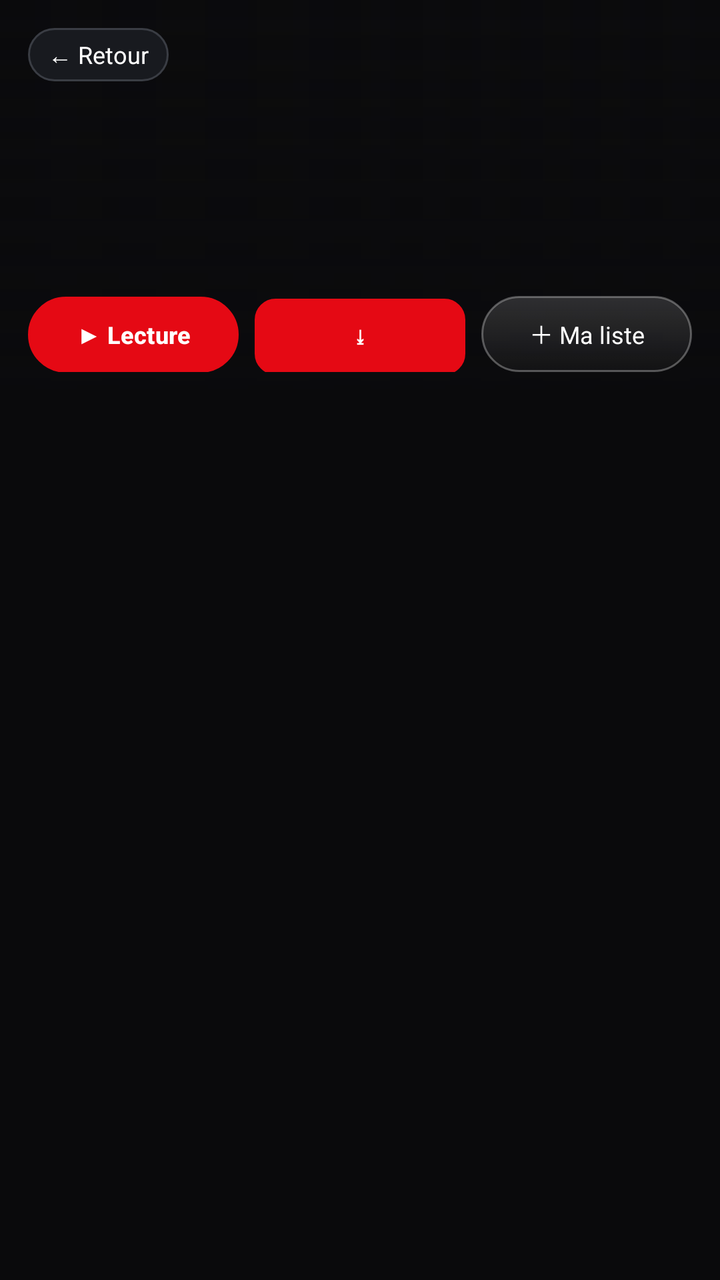
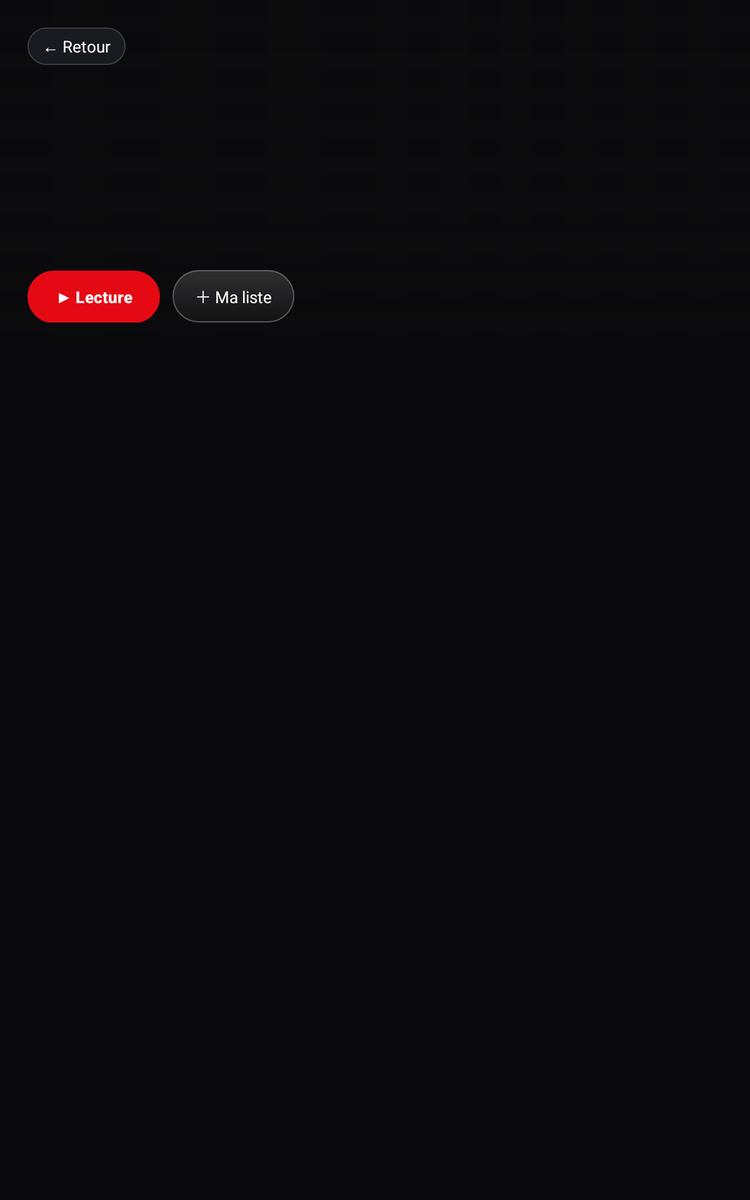

The same Android screen from two of the app's own layout files: first res/layout/ as a phone draws it, then the repository's variant for another configuration, drawn on a device whose configuration selects that folder. Both files follow.
<!-- AndroidManifest.xml: application theme Theme.KZ -->
<!-- res/layout/activity_new_series_detail.xml -->
<?xml version="1.0" encoding="utf-8"?>
<LinearLayout xmlns:android="http://schemas.android.com/apk/res/android"
    xmlns:app="http://schemas.android.com/apk/res-auto"
    android:layout_width="match_parent"
    android:layout_height="match_parent"
    android:orientation="vertical"
    android:background="?attr/kzBg">
    <FrameLayout
        android:layout_width="match_parent"
        android:layout_height="200dp">
        <ImageView
            android:id="@+id/heroImg"
            android:layout_width="match_parent"
            android:layout_height="match_parent"
            android:scaleType="centerCrop"
            android:contentDescription="@null" />
        <View
            android:layout_width="match_parent"
            android:layout_height="match_parent"
            android:background="@drawable/bg_scrim_hero" />
        <View
            android:layout_width="match_parent"
            android:layout_height="match_parent"
            android:background="@drawable/bg_scrim_bottom" />
        <LinearLayout
            android:layout_width="match_parent"
            android:layout_height="match_parent"
            android:orientation="vertical"
            android:padding="14dp">
            <TextView
                android:id="@+id/backBtn"
                android:layout_width="wrap_content"
                android:layout_height="wrap_content"
                android:text="\u2190 Retour"
                android:textColor="@color/text"
                android:textSize="12sp"
                android:background="@drawable/bg_fav_chip"
                android:clickable="true"
                android:focusable="true"
                android:paddingStart="10dp"
                android:paddingEnd="10dp"
                android:paddingTop="5dp"
                android:paddingBottom="5dp" />
            <View
                android:layout_width="match_parent"
                android:layout_height="0dp"
                android:layout_weight="1" />
            <TextView
                android:id="@+id/seriesTitle"
                android:layout_width="match_parent"
                android:layout_height="wrap_content"
                android:textColor="@color/text"
                android:textSize="19sp"
                android:textStyle="bold"
                android:maxLines="2"
                android:ellipsize="end" />
            <TextView
                android:id="@+id/heroMeta"
                android:layout_width="wrap_content"
                android:layout_height="wrap_content"
                android:textColor="?attr/kzAccent"
                android:textStyle="bold"
                android:textSize="11sp"
                android:layout_marginTop="3dp" />
            <TextView
                android:id="@+id/heroDesc"
                android:layout_width="match_parent"
                android:layout_height="wrap_content"
                android:textColor="#CCFFFFFF"
                android:layout_marginTop="5dp"
                android:maxLines="3"
                android:ellipsize="end"
                android:textSize="11sp"
                android:lineSpacingExtra="1dp" />
            <LinearLayout
                android:layout_width="match_parent"
                android:layout_height="wrap_content"
                android:orientation="horizontal"
                android:layout_marginTop="8dp">
                <Button
                    android:id="@+id/playBtn"
                    android:layout_width="0dp"
                    android:layout_height="38dp"
                    android:layout_weight="1"
                    android:text="\u25B6 Lecture"
                    android:textAllCaps="false"
                    android:textSize="12sp"
                    android:textColor="@color/text"
                    android:textStyle="bold"
                    android:background="@drawable/bg_button_focus" />
                
                <Button
                    android:id="@+id/downloadBtn"
                    android:layout_width="0dp"
                    android:layout_height="38dp"
                    android:layout_weight="1"
                    android:minWidth="0dp"
                    android:minHeight="0dp"
                    android:text="\u2913 T\u00e9l\u00e9charger"
                    android:textAllCaps="false"
                    android:textSize="12sp"
                    android:textColor="@color/text"
                    android:textStyle="bold"
                    android:includeFontPadding="false"
                    android:background="@drawable/bg_action_btn"
                    android:stateListAnimator="@null"
                    android:focusable="true"
                    android:clickable="true"
                    android:layout_marginStart="8dp" />
                <TextView
                    android:id="@+id/favBtn"
                    android:layout_width="0dp"
                    android:layout_height="38dp"
                    android:layout_weight="1"
                    android:gravity="center"
                    android:text="\uFF0B Ma liste"
                    android:textSize="12sp"
                    android:textColor="@color/text"
                    android:background="@drawable/bg_ghost_btn"
                    android:focusable="true"
                    android:clickable="true"
                    android:layout_marginStart="8dp" />
            </LinearLayout>
        </LinearLayout>
    </FrameLayout>
    <HorizontalScrollView
        android:layout_width="match_parent"
        android:layout_height="wrap_content"
        android:scrollbars="none"
        android:padding="10dp">
        <LinearLayout
            android:id="@+id/seasonTabs"
            android:layout_width="wrap_content"
            android:layout_height="wrap_content"
            android:orientation="horizontal" />
    </HorizontalScrollView>
    <FrameLayout
        android:layout_width="match_parent"
        android:layout_height="0dp"
        android:layout_weight="1"
        android:paddingStart="10dp"
        android:paddingEnd="10dp"
        android:paddingBottom="10dp">
        <androidx.recyclerview.widget.RecyclerView
            android:id="@+id/episodeRv"
            android:layout_width="match_parent"
            android:layout_height="match_parent"
            android:paddingStart="6dp"
            android:paddingEnd="32dp"
            android:clipToPadding="false" />
        <ProgressBar
            android:id="@+id/progress"
            android:layout_width="wrap_content"
            android:layout_height="wrap_content"
            android:layout_gravity="center"
            android:visibility="gone" />
        <TextView
            android:id="@+id/msgTv"
            android:layout_width="wrap_content"
            android:layout_height="wrap_content"
            android:layout_gravity="center"
            android:textColor="@color/muted" />
    </FrameLayout>
</LinearLayout>
<!-- resources referenced by this layout -->
<resources>
  <color name="muted">#9AA0A6</color>
  <color name="text">#FFFFFF</color>
  <!-- drawable bg_action_btn (drawable) -->
  <?xml version="1.0" encoding="utf-8"?>
  <selector xmlns:android="http://schemas.android.com/apk/res/android">
      <item android:state_focused="true">
          <shape android:shape="rectangle">
              <solid android:color="?attr/kzAccent" />
              <corners android:radius="10dp" />
              <stroke android:width="3dp" android:color="@color/text" />
          </shape>
      </item>
      <item android:state_pressed="true">
          <shape android:shape="rectangle">
              <solid android:color="?attr/kzAccent" />
              <corners android:radius="10dp" />
              <stroke android:width="3dp" android:color="@color/text" />
          </shape>
      </item>
      <item>
          <shape android:shape="rectangle">
              <solid android:color="?attr/kzCard" />
              <corners android:radius="10dp" />
              <stroke android:width="1dp" android:color="?attr/kzStroke" />
          </shape>
      </item>
  </selector>
  <!-- drawable bg_button_focus (drawable) -->
  <?xml version="1.0" encoding="utf-8"?>
  <selector xmlns:android="http://schemas.android.com/apk/res/android">
      
      <item android:state_focused="true">
          <shape android:shape="rectangle">
              <solid android:color="?attr/kzAccent" />
              <corners android:radius="22dp" />
              <stroke android:width="2dp" android:color="?attr/kzAccent" />
          </shape>
      </item>
      <item android:state_pressed="true">
          <shape android:shape="rectangle">
              <solid android:color="?attr/kzAccent" />
              <corners android:radius="22dp" />
              <stroke android:width="2dp" android:color="@color/text" />
          </shape>
      </item>
      <item>
          <shape android:shape="rectangle">
              <solid android:color="?attr/kzAccent2" />
              <corners android:radius="22dp" />
              <stroke android:width="1dp" android:color="?attr/kzAccent" />
          </shape>
      </item>
  </selector>
  <!-- drawable bg_scrim_bottom (drawable) -->
  <?xml version="1.0" encoding="utf-8"?>
  <shape xmlns:android="http://schemas.android.com/apk/res/android" android:shape="rectangle">
      <gradient
          android:angle="90"
          android:startColor="#F20A0A0C"
          android:centerColor="#800A0A0C"
          android:endColor="#000A0A0C" />
  </shape>
  <!-- drawable bg_scrim_hero (drawable) -->
  <?xml version="1.0" encoding="utf-8"?>
  <shape xmlns:android="http://schemas.android.com/apk/res/android" android:shape="rectangle">
      <gradient
          android:angle="0"
          android:startColor="#F20A0A0C"
          android:centerColor="#990A0A0C"
          android:endColor="#000A0A0C" />
  </shape>
  <style name="Theme.KZ" parent="Theme.Material3.DayNight.NoActionBar">
          <item name="kzAccent">@color/accent</item>
          <item name="kzAccent2">@color/accent2</item>
          <item name="kzAccentSoft">#33E50914</item>
          <item name="kzBg">@color/bg</item>
          <item name="kzBg2">@color/bg2</item>
          <item name="kzCard">@color/card</item>
          <item name="kzStroke">@color/stroke</item>
          <item name="android:windowBackground">?attr/kzBg</item>
          <item name="android:statusBarColor">?attr/kzBg</item>
          <item name="android:navigationBarColor">?attr/kzBg</item>
          <item name="colorPrimary">?attr/kzAccent</item>
          <item name="colorOnPrimary">@color/text</item>
      </style>
  <color name="accent">#E50914</color>
  <color name="accent2">#B0060F</color>
  <color name="bg">#0A0A0C</color>
  <color name="bg2">#121218</color>
  <color name="card">#17171E</color>
  <color name="stroke">#262630</color>
  <!-- some entries are left out for length -->
</resources>
<!-- res/layout-sw600dp/activity_new_series_detail.xml (the repository's variant of the layout above) -->
<!-- drawn on a 7-inch tablet held upright -->
<?xml version="1.0" encoding="utf-8"?>
<LinearLayout xmlns:android="http://schemas.android.com/apk/res/android"
    xmlns:app="http://schemas.android.com/apk/res-auto"
    android:layout_width="match_parent"
    android:layout_height="match_parent"
    android:orientation="vertical"
    android:background="?attr/kzBg">
    <FrameLayout
        android:layout_width="match_parent"
        android:layout_height="280dp">
        <ImageView
            android:id="@+id/heroImg"
            android:layout_width="match_parent"
            android:layout_height="match_parent"
            android:scaleType="centerCrop"
            android:contentDescription="@null" />
        <View
            android:layout_width="match_parent"
            android:layout_height="match_parent"
            android:background="@drawable/bg_scrim_hero" />
        <View
            android:layout_width="match_parent"
            android:layout_height="match_parent"
            android:background="@drawable/bg_scrim_bottom" />
        <LinearLayout
            android:layout_width="match_parent"
            android:layout_height="match_parent"
            android:orientation="vertical"
            android:padding="22dp">
            <TextView
                android:id="@+id/backBtn"
                android:layout_width="wrap_content"
                android:layout_height="wrap_content"
                android:text="\u2190 Retour"
                android:textColor="@color/text"
                android:textSize="13sp"
                android:background="@drawable/bg_fav_chip"
                android:clickable="true"
                android:focusable="true"
                android:paddingStart="12dp"
                android:paddingEnd="12dp"
                android:paddingTop="6dp"
                android:paddingBottom="6dp" />
            <View
                android:layout_width="match_parent"
                android:layout_height="0dp"
                android:layout_weight="1" />
            <TextView
                android:id="@+id/seriesTitle"
                android:layout_width="560dp"
                android:layout_height="wrap_content"
                android:textColor="@color/text"
                android:textSize="24sp"
                android:textStyle="bold"
                android:maxLines="2"
                android:ellipsize="end" />
            <TextView
                android:id="@+id/heroMeta"
                android:layout_width="wrap_content"
                android:layout_height="wrap_content"
                android:textColor="?attr/kzAccent"
                android:textStyle="bold"
                android:textSize="12sp"
                android:layout_marginTop="5dp" />
            
            <TextView
                android:id="@+id/heroDesc"
                android:layout_width="620dp"
                android:layout_height="78dp"
                android:textColor="#CCFFFFFF"
                android:layout_marginTop="8dp"
                app:autoSizeTextType="uniform"
                app:autoSizeMinTextSize="9sp"
                app:autoSizeMaxTextSize="13sp"
                app:autoSizeStepGranularity="1sp" />
            <LinearLayout
                android:layout_width="wrap_content"
                android:layout_height="wrap_content"
                android:orientation="horizontal"
                android:layout_marginTop="12dp">
                <Button
                    android:id="@+id/playBtn"
                    android:layout_width="wrap_content"
                    android:layout_height="42dp"
                    android:text="\u25B6 Lecture"
                    android:textAllCaps="false"
                    android:textSize="13sp"
                    android:textColor="@color/text"
                    android:textStyle="bold"
                    android:background="@drawable/bg_button_focus"
                    android:paddingStart="22dp"
                    android:paddingEnd="22dp" />
                <TextView
                    android:id="@+id/favBtn"
                    android:layout_width="wrap_content"
                    android:layout_height="42dp"
                    android:gravity="center"
                    android:text="\uFF0B Ma liste"
                    android:textSize="13sp"
                    android:textColor="@color/text"
                    android:background="@drawable/bg_ghost_btn"
                    android:focusable="true"
                    android:clickable="true"
                    android:layout_marginStart="10dp"
                    android:paddingStart="18dp"
                    android:paddingEnd="18dp" />
            </LinearLayout>
        </LinearLayout>
    </FrameLayout>
    <HorizontalScrollView
        android:layout_width="match_parent"
        android:layout_height="wrap_content"
        android:scrollbars="none"
        android:padding="14dp">
        <LinearLayout
            android:id="@+id/seasonTabs"
            android:layout_width="wrap_content"
            android:layout_height="wrap_content"
            android:orientation="horizontal" />
    </HorizontalScrollView>
    <FrameLayout
        android:layout_width="match_parent"
        android:layout_height="0dp"
        android:layout_weight="1"
        android:paddingStart="14dp"
        android:paddingEnd="14dp"
        android:paddingBottom="14dp">
        <androidx.recyclerview.widget.RecyclerView
            android:id="@+id/episodeRv"
            android:layout_width="match_parent"
            android:layout_height="match_parent"
            android:paddingStart="8dp"
            android:paddingEnd="64dp"
            android:clipToPadding="false" />
        <ProgressBar
            android:id="@+id/progress"
            android:layout_width="wrap_content"
            android:layout_height="wrap_content"
            android:layout_gravity="center"
            android:visibility="gone" />
        <TextView
            android:id="@+id/msgTv"
            android:layout_width="wrap_content"
            android:layout_height="wrap_content"
            android:layout_gravity="center"
            android:textColor="@color/muted" />
    </FrameLayout>
</LinearLayout>
<!-- resources referenced by the variant -->
<!-- as a 7-inch tablet held upright resolves them -->
<resources>
  <color name="muted">#9AA0A6</color>
  <color name="text">#FFFFFF</color>
  <!-- drawable bg_button_focus (drawable) -->
  <?xml version="1.0" encoding="utf-8"?>
  <selector xmlns:android="http://schemas.android.com/apk/res/android">
      
      <item android:state_focused="true">
          <shape android:shape="rectangle">
              <solid android:color="?attr/kzAccent" />
              <corners android:radius="22dp" />
              <stroke android:width="2dp" android:color="?attr/kzAccent" />
          </shape>
      </item>
      <item android:state_pressed="true">
          <shape android:shape="rectangle">
              <solid android:color="?attr/kzAccent" />
              <corners android:radius="22dp" />
              <stroke android:width="2dp" android:color="@color/text" />
          </shape>
      </item>
      <item>
          <shape android:shape="rectangle">
              <solid android:color="?attr/kzAccent2" />
              <corners android:radius="22dp" />
              <stroke android:width="1dp" android:color="?attr/kzAccent" />
          </shape>
      </item>
  </selector>
  <!-- drawable bg_fav_chip (drawable) -->
  <?xml version="1.0" encoding="utf-8"?>
  <selector xmlns:android="http://schemas.android.com/apk/res/android">
      <item android:state_focused="true">
          <shape android:shape="rectangle">
              <solid android:color="?attr/kzAccent" />
              <corners android:radius="16dp" />
              <stroke android:width="2dp" android:color="?attr/kzAccent" />
          </shape>
      </item>
      <item android:state_pressed="true">
          <shape android:shape="rectangle">
              <solid android:color="?attr/kzAccent" />
              <corners android:radius="16dp" />
              <stroke android:width="2dp" android:color="@color/text" />
          </shape>
      </item>
      <item android:state_selected="true">
          <shape android:shape="rectangle">
              <solid android:color="?attr/kzAccent" />
              <corners android:radius="16dp" />
              <stroke android:width="2dp" android:color="?attr/kzAccent" />
          </shape>
      </item>
      <item>
          <shape android:shape="rectangle">
              <solid android:color="#181A1F" />
              <corners android:radius="16dp" />
              <stroke android:width="1dp" android:color="#3A3D44" />
          </shape>
      </item>
  </selector>
  <!-- drawable bg_scrim_bottom (drawable) -->
  <?xml version="1.0" encoding="utf-8"?>
  <shape xmlns:android="http://schemas.android.com/apk/res/android" android:shape="rectangle">
      <gradient
          android:angle="90"
          android:startColor="#F20A0A0C"
          android:centerColor="#800A0A0C"
          android:endColor="#000A0A0C" />
  </shape>
  <!-- drawable bg_scrim_hero (drawable) -->
  <?xml version="1.0" encoding="utf-8"?>
  <shape xmlns:android="http://schemas.android.com/apk/res/android" android:shape="rectangle">
      <gradient
          android:angle="0"
          android:startColor="#F20A0A0C"
          android:centerColor="#990A0A0C"
          android:endColor="#000A0A0C" />
  </shape>
  <style name="Theme.KZ" parent="Theme.Material3.DayNight.NoActionBar">
          <item name="kzAccent">@color/accent</item>
          <item name="kzAccent2">@color/accent2</item>
          <item name="kzAccentSoft">#33E50914</item>
          <item name="kzBg">@color/bg</item>
          <item name="kzBg2">@color/bg2</item>
          <item name="kzCard">@color/card</item>
          <item name="kzStroke">@color/stroke</item>
          <item name="android:windowBackground">?attr/kzBg</item>
          <item name="android:statusBarColor">?attr/kzBg</item>
          <item name="android:navigationBarColor">?attr/kzBg</item>
          <item name="colorPrimary">?attr/kzAccent</item>
          <item name="colorOnPrimary">@color/text</item>
      </style>
  <color name="accent">#E50914</color>
  <color name="accent2">#B0060F</color>
  <color name="bg">#0A0A0C</color>
  <color name="bg2">#121218</color>
  <color name="card">#17171E</color>
  <color name="stroke">#262630</color>
  <!-- some entries are left out for length -->
</resources>
